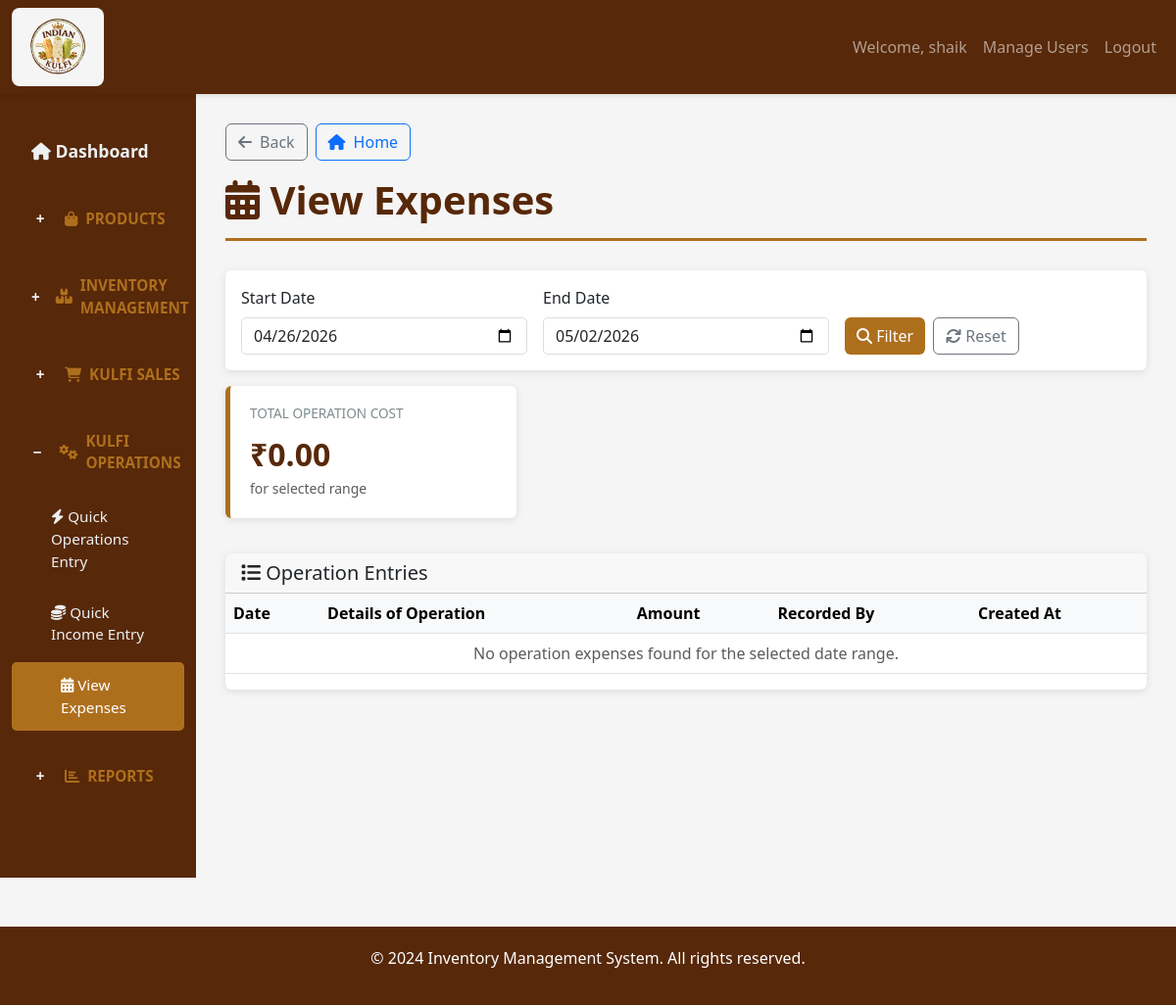
/operations/expenses-history/ (signed in), run on an earlier commit of the app's database.
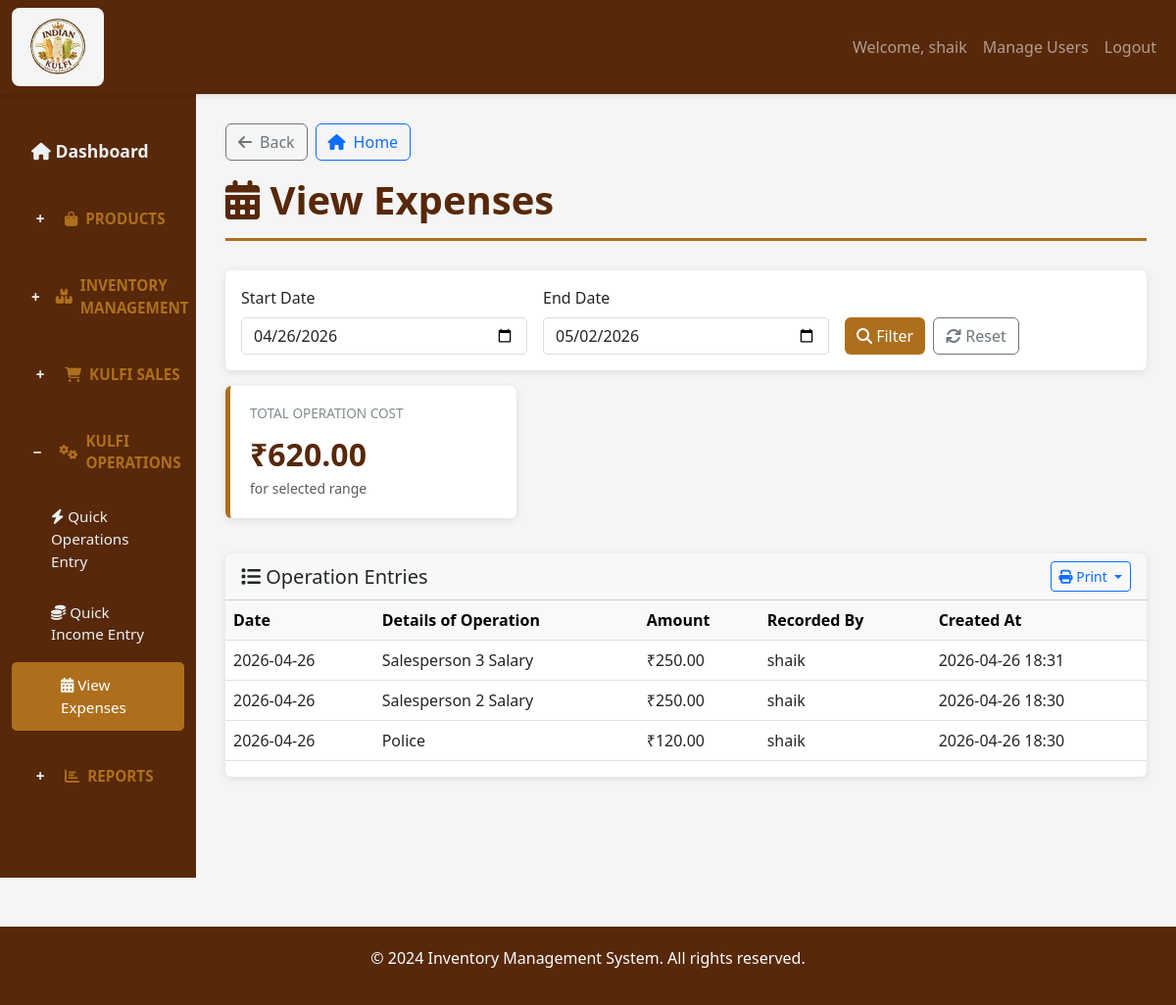
And on a later commit of the database.
### inventory/models.py (models this page shows, shortened)
class OperationsExpense(models.Model):
    operation_date = models.DateField(default=timezone.now)
    details = models.CharField(max_length=255)
    amount = models.DecimalField(max_digits=12, decimal_places=2)
    client_txn_id = models.CharField(max_length=64, blank=True, null=True, db_index=True, help_text="Client-generated idempotency key")
    client_updated_at = models.DateTimeField(blank=True, null=True, db_index=True, help_text="Client-side update timestamp")
    server_version = models.PositiveIntegerField(default=1)
    created_by = models.ForeignKey(User, on_delete=models.SET_NULL, null=True, blank=True)
    created_at = models.DateTimeField(auto_now_add=True)
    updated_at = models.DateTimeField(auto_now=True)
    class Meta:
        ordering = ['-operation_date', '-created_at']
        verbose_name_plural = "Operations Expenses"

### inventory/views.py (the view)
    def _wrapped_view(request, *args, **kwargs):
        if not request.user.is_authenticated:
            return redirect('login')
        if not request.user.is_staff:
            messages.error(request, 'You can access only the Sales module with this account.')
            return redirect('quick_sales_entry')
        return view_func(request, *args, **kwargs)

### inventory/views.py (called while the page is built)
def admin_only_view(view_func):
    def _wrapped_view(request, *args, **kwargs):
        if not request.user.is_authenticated:
            return redirect('login')
        if not request.user.is_staff:
            messages.error(request, 'You can access only the Sales module with this account.')
            return redirect('quick_sales_entry')
        return view_func(request, *args, **kwargs)
    return _wrapped_view

@login_required
def expenses_history(request):
    context = _build_expenses_history_context(request)
    return render(request, 'inventory/expenses_history.html', context)

### templates/inventory/expenses_history.html (shortened to what this page needs)
{% extends 'inventory/base.html' %}
{% block content %}
<h1 class="page-title"><i class="fas fa-calendar-alt"></i> View Expenses</h1>
<div class="card mb-3">
    <div class="card-body">
        <form method="GET" class="row g-3 align-items-end">
            <div class="col-md-4">
                <label for="start_date" class="form-label">Start Date</label>
                <input type="date" id="start_date" name="start_date" value="{{ start_date|date:'Y-m-d' }}" class="form-control">
            </div>
            <div class="col-md-4">
                <label for="end_date" class="form-label">End Date</label>
                <input type="date" id="end_date" name="end_date" value="{{ end_date|date:'Y-m-d' }}" class="form-control">
            </div>
            <div class="col-md-4 d-flex gap-2">
                <button type="submit" class="btn btn-primary">
                    <i class="fas fa-search"></i> Filter
                </button>
                <a href="{% url 'expenses_history' %}" class="btn btn-outline-secondary">
                    <i class="fas fa-sync"></i> Reset
                </a>
            </div>
        </form>
    </div>
</div>
<div class="row mb-3">
    <div class="col-md-4">
        <div class="card stat-card">
            <h6>Total Operation Cost</h6>
            <div class="stat-value">₹{{ total_operation_cost|floatformat:2 }}</div>
            <small class="text-muted">for selected range</small>
        </div>
    </div>
</div>
<div class="card">
    <div class="card-header d-flex justify-content-between align-items-center">
        <h5 class="mb-0"><i class="fas fa-list"></i> Operation Entries</h5>
        {% if entries %}
        {% with qs=request.GET.urlencode %}
        <div class="btn-group" role="group">
            <button type="button" class="btn btn-outline-primary btn-sm dropdown-toggle" data-bs-toggle="dropdown" aria-expanded="false">
                <i class="fas fa-print"></i> Print
            </button>
        </div>
        {% endwith %}
        {% endif %}
    </div>
    <div class="table-responsive">
        <table class="table table-hover align-middle">
            <thead class="table-light">
                <tr>
                    <th>Date</th>
                    <th>Details of Operation</th>
                    <th>Amount</th>
                    <th>Recorded By</th>
                    <th>Created At</th>
                </tr>
            </thead>
            <tbody>
                {% for item in entries %}
                <tr>
                    <td>{{ item.operation_date|date:'Y-m-d' }}</td>
                    <td>{{ item.details }}</td>
                    <td>₹{{ item.amount|floatformat:2 }}</td>
                    <td>{% if item.created_by %}{{ item.created_by.get_full_name|default:item.created_by.username }}{% else %}-{% endif %}</td>
                    <td>{{ item.created_at|date:'Y-m-d H:i' }}</td>
                </tr>
                {% empty %}
                <tr>
                    <td colspan="5" class="text-center text-muted">No operation expenses found for the selected date range.</td>
                </tr>
                {% endfor %}
            </tbody>
        </table>
    </div>
</div>
{% endblock %}

What changed in the data, as far as the page shows it:
added OperationsExpense: operation_date "2026-04-26", details "Salesperson 3 Salary", amount "250.00", created_by.get_full_name "shaik", created_at "2026-04-26 18:31"
added OperationsExpense: operation_date "2026-04-26", details "Salesperson 2 Salary", amount "250.00", created_by.get_full_name "shaik", created_at "2026-04-26 18:30"
added OperationsExpense: operation_date "2026-04-26", details "Police", amount "120.00", created_by.get_full_name "shaik", created_at "2026-04-26 18:30"
Also different on the page:
{{ total_operation_cost|floatformat:2 }}: "0.00" → "620.00"
text no longer shown: "No operation expenses found for the selected date range."
text now shown: "Print"
